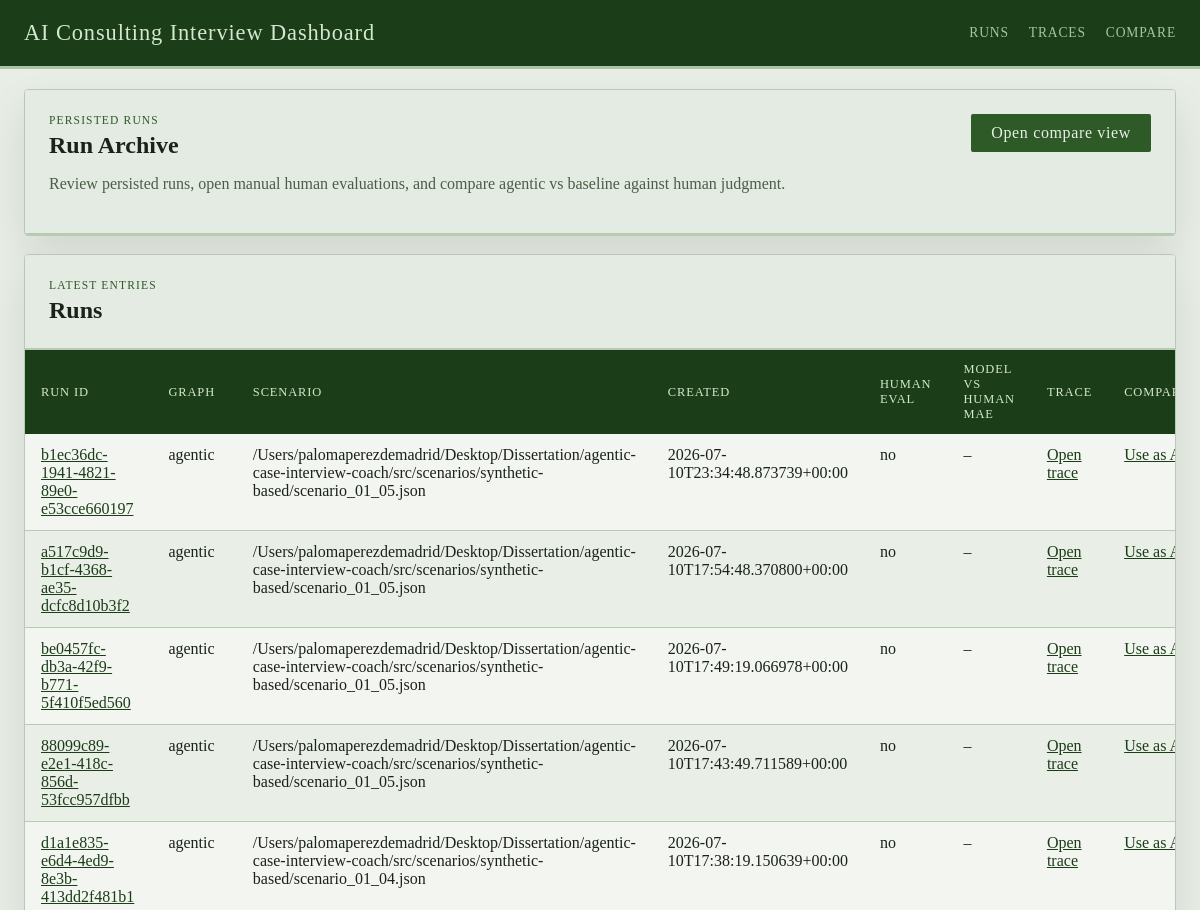
Before: / (upper part) with the older database file.
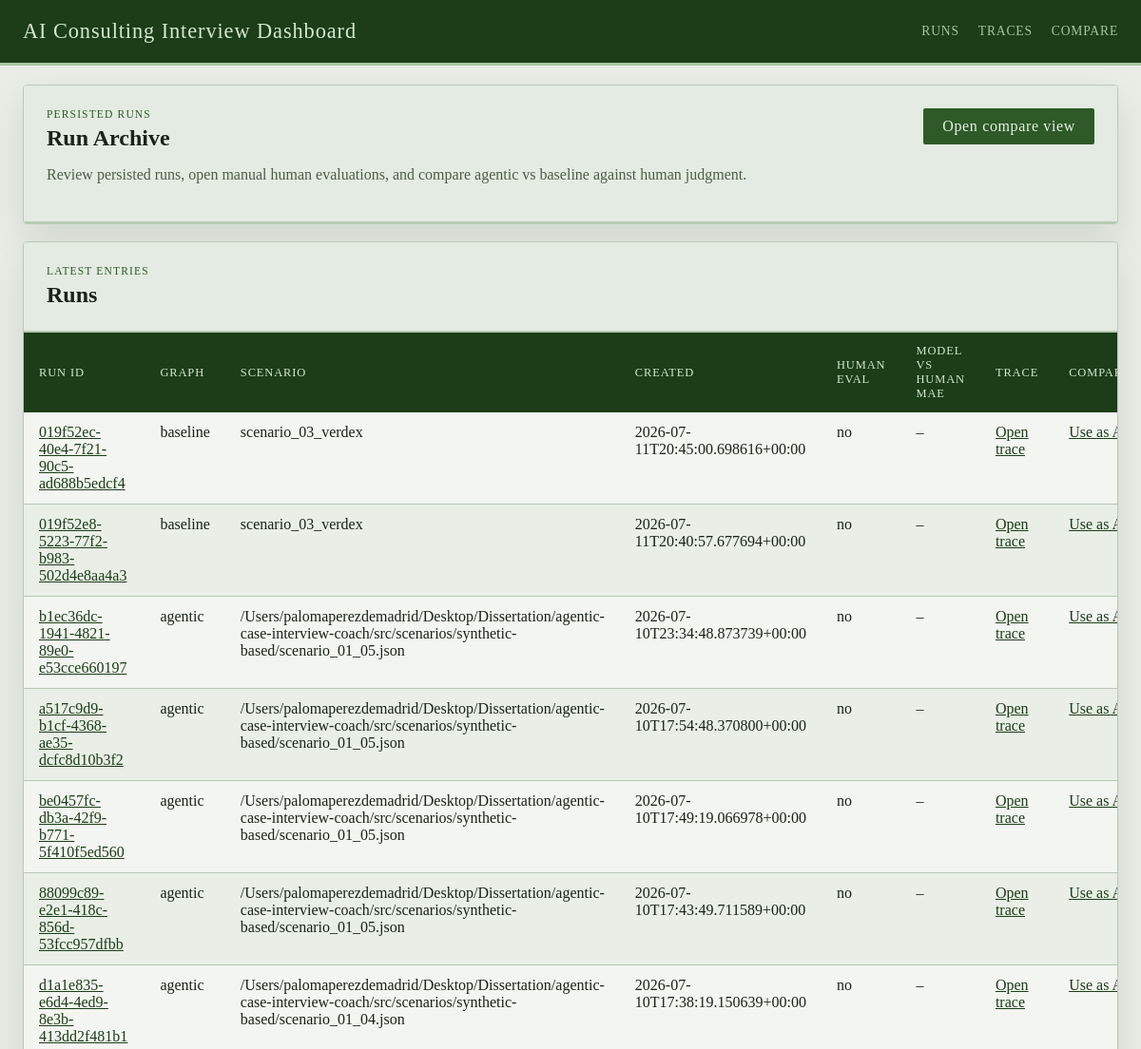
After: the same page with the newer database file.
### tables this page shows
CREATE TABLE runs (
                run_id TEXT PRIMARY KEY,
                graph_name TEXT NOT NULL,
                thread_id TEXT NOT NULL,
                scenario_ref TEXT,
                case_prompt TEXT,
                turn_index INTEGER,
                judge_round INTEGER,
                enough_evidence INTEGER NOT NULL,
                focus_areas_json TEXT NOT NULL,
                transcript_json TEXT NOT NULL,
                case_performance_json TEXT NOT NULL,
                quality_dialog_json TEXT NOT NULL,
                final_feedback TEXT,
                state_json TEXT NOT NULL,
                created_at TEXT NOT NULL
            );

### web/app.py (the view)
@app.get("/")
def index():
    ensure_dashboard_db()
    runs = list_runs(limit=100)
    return render_template("index.html", runs=runs)

### web/dashboard_store.py (called while the page is built)
def _json_loads(value: str | None, fallback: Any) -> Any:
    if not value:
        return fallback
    try:
        return json.loads(value)
    except json.JSONDecodeError:
        return fallback

def get_db_connection() -> sqlite3.Connection:
    connection = sqlite3.connect(RUNS_DB_PATH, timeout=30)
    connection.row_factory = sqlite3.Row
    return connection

def _normalize_dimension_entry(raw_entry: Any) -> dict[str, Any]:
    if isinstance(raw_entry, dict):
        score = raw_entry.get("score", "")
        rationale = raw_entry.get("rationale", "")
        evidence = raw_entry.get("evidence", "")
    else:
        score = raw_entry
        rationale = ""
        evidence = ""
    return {
        "score": score if score not in {None, ""} else "",
        "rationale": str(rationale or "").strip(),
        "evidence": str(evidence or "").strip(),
    }

def _extract_model_scores(run_row: sqlite3.Row) -> dict[str, dict[str, Any]]:
    return {
        CASE_PERFORMANCE_SECTION: _json_loads(run_row["case_performance_json"], {}),
        DIALOG_QUALITY_SECTION: _json_loads(run_row["quality_dialog_json"], {}),
    }

### web/templates/index.html (shortened to what this page needs)
{% extends "base.html" %}
{% block content %}
<section class="panel">
  <div class="panel-heading">
    <div>
      <p class="eyebrow">Persisted Runs</p>
      <h1>Run Archive</h1>
      <p class="lede">Review persisted runs, open manual human evaluations, and compare agentic vs baseline against human judgment.</p>
    </div>
    <a class="button" href="{{ url_for('compare_runs') }}">Open compare view</a>
  </div>
</section>
<section class="panel">
  <div class="panel-heading">
    <div>
      <p class="eyebrow">Latest entries</p>
      <h2>Runs</h2>
    </div>
  </div>
  <div class="table-wrap">
    <table>
      <thead>
        <tr>
          <th>Run ID</th>
          <th>Graph</th>
          <th>Scenario</th>
          <th>Created</th>
          <th>Human Eval</th>
          <th>Model vs Human MAE</th>
          <th>Trace</th>
          <th>Compare</th>
        </tr>
      </thead>
      <tbody>
        {% for run in runs %}
        <tr>
          <td><a href="{{ url_for('get_run', run_id=run.run_id) }}">{{ run.run_id }}</a></td>
          <td>{{ run.graph_name }}</td>
          <td>{{ run.scenario_ref or 'n/a' }}</td>
          <td>{{ run.created_at }}</td>
          <td>{{ 'yes' if run.has_human_evaluation else 'no' }}</td>
          <td>{{ run.metrics.model_vs_human_mae if run.metrics.model_vs_human_mae is not none else '–' }}</td>
          <td><a href="{{ url_for('get_run_trace', run_id=run.run_id) }}">Open trace</a></td>
          <td><a href="{{ url_for('compare_runs', run_a=run.run_id) }}">Use as A</a></td>
        </tr>
        {% else %}
        <tr>
          <td colspan="8">No persisted runs found in <code>artifacts/runs.sqlite</code>.</td>
        </tr>
        {% endfor %}
      </tbody>
    </table>
  </div>
</section>
{% endblock %}

Changed rows visible on the page:
added runs: run_id "019f52ec-40e4-7f21-90c5-ad688b5edcf4", graph_name "baseline", scenario_ref "scenario_03_verdex", created_at "2026-07-11T20:45:00.698616+00:00", has_human_evaluation "no", metrics "–"
added runs: run_id "019f52e8-5223-77f2-b983-502d4e8aa4a3", graph_name "baseline", scenario_ref "scenario_03_verdex", created_at "2026-07-11T20:40:57.677694+00:00", has_human_evaluation "no", metrics "–"
